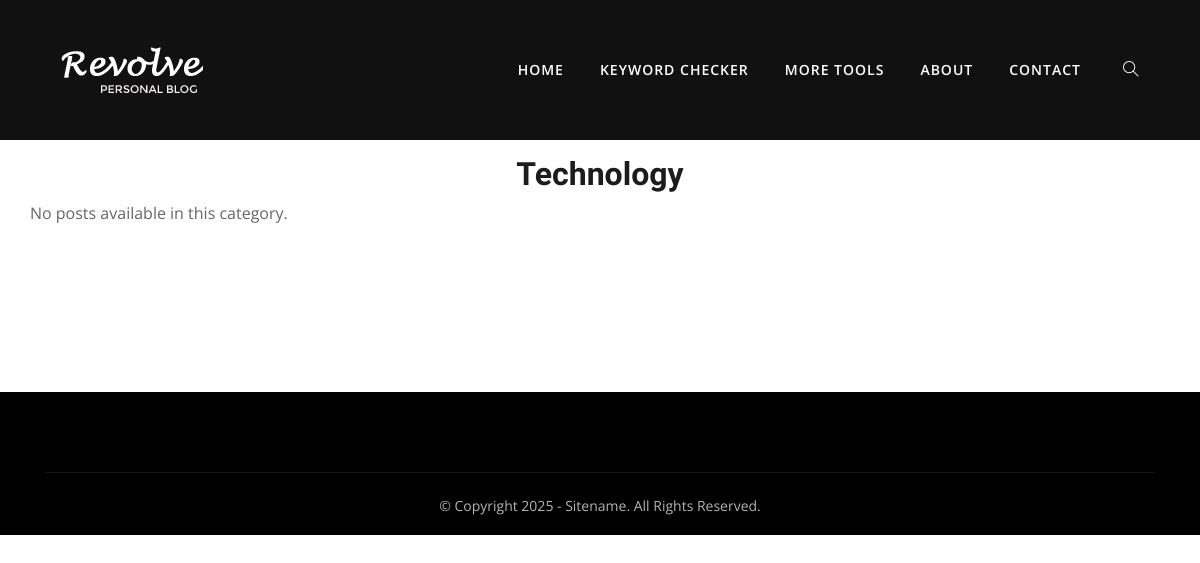
Page /category/technology/ on the earlier database version.
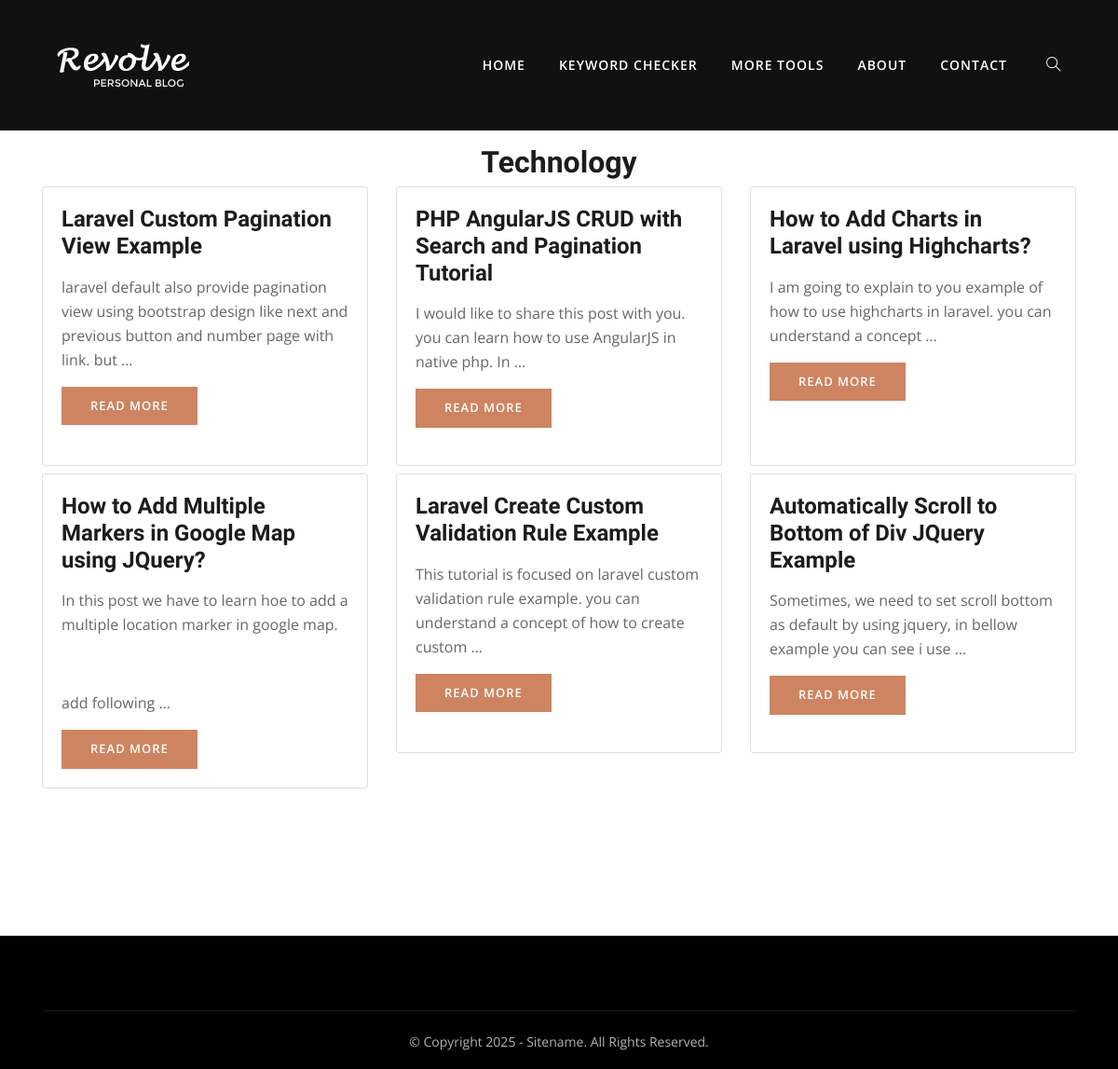
Same page on the later database version.
### blog/models.py (models this page shows, shortened)
class Category(models.Model):
    name = models.CharField(max_length=255)
    slug = models.SlugField(max_length=255, unique=True, blank=True, null=True)

class Blog(models.Model):
    title = models.CharField(max_length=255)
    slug = models.SlugField(max_length=255, unique=True, blank=True, null=True)
    content = RichTextField('Content', config_name='default')
    category = models.ForeignKey('Category', on_delete=models.CASCADE)
    image = models.ImageField(upload_to='images/', blank=True, null=True)
    created_at = models.DateTimeField(auto_now_add=True)
    modified_at = models.DateTimeField(auto_now=True)
    meta_title = models.CharField(max_length=255, blank=True, null=True)
    meta_description = models.TextField(blank=True, null=True)
    status = models.CharField(max_length=10, choices=[('draft', 'Draft'), ('published', 'Published')], default='draft')
    views = models.IntegerField(default=0)
    index = models.BooleanField(default=True)

### blog/views.py (the view)
# urls.py: path('category/<slug:slug>/', category_details, name='category_details'),
def category_details(request, slug):
    category = get_object_or_404(Category, slug=slug)
    categories = Category.objects.all()
    cat_blogs = Blog.objects.filter(category=category, status="published").order_by('-created_at')
    return render(request, 'category.html', {'category': category, 'cat_blogs': cat_blogs})

### templates/category.html (shortened to what this page needs)
{% extends 'base.html' %}
{% load static %}
{% block content %}
<div class="container">
    <h2 class="text-center mt-3">{{ category.name }}</h2>
    <div class="row">
        {% for blog in cat_blogs %}
            <div class="col-lg-4 col-md-6 col-sm-6">
                <div class="card mb-2" style="min-height: 300px ;">
                    <div class="card-body">
                        <h3 class="card-title">{{ blog.title }}</h3>
                        <p class="card-text">{{ blog.content|truncatewords:20|safe }}</p>
                        <a href="{% url 'single_blog' blog.slug %}" class="btn btn-primary">Read More</a>
                    </div>
                </div>
            </div>
        {% empty %}
            <p class="text-center">No posts available in this category.</p>
        {% endfor %}
    </div>
</div>
{% endblock %}

### templates/base.html (shortened to what this page needs)
{% load static %}
<!DOCTYPE html>
<html lang="en">
<head>
    <link rel="stylesheet" href="{% static 'plugins/bootstrap/css/bootstrap.min.css' %}">
    <link rel="stylesheet" href="{% static 'plugins/themify/css/themify-icons.css' %}">
    <link rel="stylesheet" href="{% static 'plugins/slick-carousel/slick-theme.css' %}">
    <link rel="stylesheet" href="{% static 'plugins/slick-carousel/slick.css' %}">
    <link rel="stylesheet" href="{% static 'css/style.css' %}">
</head>
<body>
    <header class="header-top bg-dark py-4">
      <div class="container">
          <nav class="navbar navbar-expand-lg navigation menu-white">
                <a class="navbar-brand" href="#">
                  <img src="{% static 'images/logo-w.png' %}" alt="" class="img-fluid">
                </a>
                  <div class="collapse navbar-collapse" id="navbar-collapse">
                      <ul class="menu navbar-nav ml-auto">
                        <li class="nav-item"><a href="{% url 'home' %}" class="nav-link">Home</a></li>
                        <li class="nav-item"><a href="{% url 'keyboard_tester' %}" class="nav-link">Keyword Checker</a></li>
                        <li class="nav-item"><a href="{% url 'Tools_list' %}" class="nav-link">More Tools</a></li>
                          <li class="nav-item"><a href="{% url 'about' %}" class="nav-link">About</a></li>
                          <li class="nav-item"><a href="{% url 'contact' %}" class="nav-link">Contact</a></li>
                      </ul>
                  <div class="text-lg-right search ml-4">
                    <div class="search_toggle"><i class="ti-search text-white"></i></div>
                  </div>
             </div>
          </nav>
      </div>
    </header>
      {% block content %}
      {% endblock %}
<footer class="footer-section bg-grey">
    <div class="container">
        <div class="row">
            <div class="col-md-12 text-center">
               <p class="copyright">© Copyright 2025 - Sitename. All Rights Reserved.</p>
            </div>
        </div>
    </div>
</footer>
</body>
</html>

### static/css/style.css (style rules this page uses)
body, p { font-family: "Open Sans", sans-serif; line-height: 26px; font-size: 16px; text-rendering: optimizeLegibility; color: #666; font-weight: 400; }
html { overflow-x: hidden; width: 100%; height: 100%; }
h1, .h1, h2, .h2, h3, .h3, h4, .h4, h5, .h5, h6, .h6 { color: #1c1c1c; font-weight: 600; font-family: "Unna", serif; }
h2, .h2 { font-size: 32px; line-height: 36px; font-weight: 700; }
h3, .h3 { font-size: 24px; font-weight: 700; }
body { background: #fff; color: #575769; }
html, body { height: 100%; }
a { transition: all 0.3s ease-in-out; color: #000; }
a:link, a:visited { text-decoration: none; }
.btn { border-radius: 0px; padding: 10px 30px; font-weight: 600; text-transform: uppercase; color: #fff; transition: 350ms; letter-spacing: 1px; font-size: 13px; border: 1px solid transparent; }
.btn-primary { background: #ce8460; }
.bg-grey { background: #f8efea; }
.navigation .menu { padding: 0px; }
.navigation .menu li { text-align: left; padding: 0px 10px; }
.navigation .menu li a { color: #000; display: inline-block; line-height: 26px; letter-spacing: 1px; }
.navbar-nav .nav-link { transition: all 500ms ease; -moz-transition: all 500ms ease; -webkit-transition: all 500ms ease; -ms-transition: all 500ms ease; -o-transition: all 500ms ease; font-family: "Open Sans", sans-serif; text-transform: uppercase; font-size: 14px; font-weight: 600; padding: 25px 0px; }
.bg-dark { background: #111111 !important; }
.navigation.menu-white .navbar-nav .nav-link { color: #fff; }
.search_toggle { cursor: pointer; }
.header-top { position: relative !important; }
.footer-section { background: #f8f8f8; background: #000; padding: 60px 0px 0px; margin-top: 150px; position: relative; }
.footer-section .copyright { padding-top: 20px; margin-top: 20px; border-top: 1px solid rgba(255, 255, 255, 0.09); color: rgba(255, 255, 255, 0.7); }
.copyright { font-size: 14px; padding-top: 20px; }

Differences in the rows shown:
added Blog: title "Laravel Custom Pagination View Example", content "laravel default also provide pagination view using bootstrap design like next and previous button and number page with link. but …"
added Blog: title "PHP AngularJS CRUD with Search and Pagination Tutorial", content "I would like to share this post with you. you can learn how to use AngularJS in native php. In …"
added Blog: title "How to Add Charts in Laravel using Highcharts?", content "I am going to explain to you example of how to use highcharts in laravel. you can understand a concept …"
added Blog: title "How to Add Multiple Markers in Google Map using JQuery?", content "In this post we have to learn hoe to add a multiple location marker in google map. add following …"
added Blog: title "Laravel Create Custom Validation Rule Example", content "This tutorial is focused on laravel custom validation rule example. you can understand a concept of how to create custom …"
added Blog: title "Automatically Scroll to Bottom of Div JQuery Example", content "Sometimes, we need to set scroll bottom as default by using jquery, in bellow example you can see i use …"
Other differences:
text no longer shown: "No posts available in this category."
